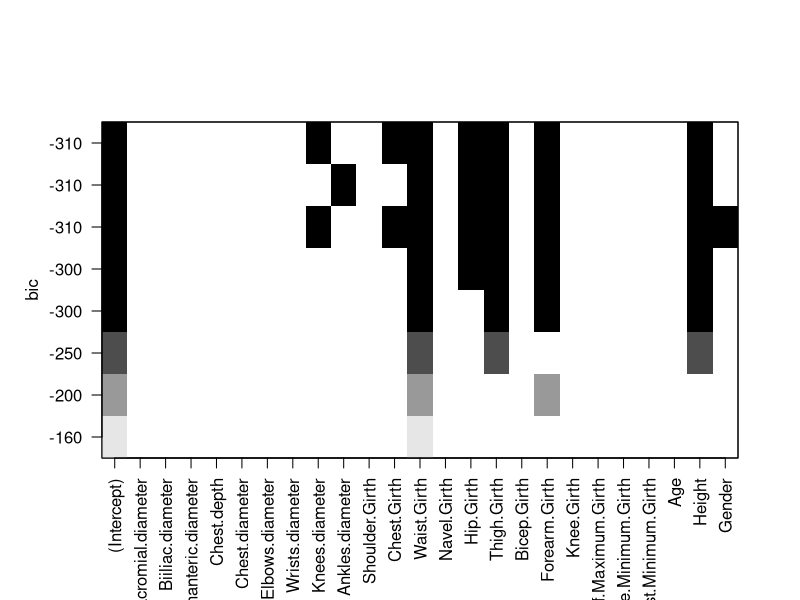

R code for this plot: (Note: this script raises an error after producing the figure.)
## ---- chunk 1
library(ggpubr)
library(dplyr)
library(leaps)
library(caret)
library(pROC)
library(psych)
library(car)
library(ggplot2)
set.seed(22594)

datos = read.csv2("EP09 Datos.csv")
datos_filtrados = datos %>% mutate(IMC = Weight / ((Height/100) ^2)) %>% mutate(EN = ifelse(IMC < 23.2, 0, 1))

datos_Sobrepeso = datos_filtrados %>% filter(EN == 1) %>% sample_n(50)
datos_SinSobrepeso = datos_filtrados %>% filter(EN == 0) %>% sample_n(50)

datos = rbind(datos_Sobrepeso, datos_SinSobrepeso)
datos = datos %>% select(-c(EN, IMC))
## ---- chunk 2
combinaciones = regsubsets(Weight ~ ., datos, nvmax = 8, method = "exhaustive")
plot(combinaciones)

comb_summary = summary(combinaciones)
i_min_bic = which.min(comb_summary[["bic"]])
i_max_r2a = which.min(comb_summary[["adjr2"]])
mejor_comb_bic = comb_summary[["which"]][i_min_bic,]
mejor_comb_r2a = comb_summary[["which"]][i_max_r2a,]

comb_mejor_bic = names(mejor_comb_bic[mejor_comb_bic == TRUE])
comb_mejor_bic
## ---- chunk 3
mejores_predictores = comb_mejor_bic[-1]
formula_mejor = as.formula(paste("Weight ~", paste(mejores_predictores, collapse = " + ")))

modelo_tr = train(formula_mejor, data = datos, method = "lm", trControl = trainControl(method = "boot", number = 1000))

modelo_tr_final = modelo_tr[["finalModel"]]
print(modelo_tr_final)
summary(modelo_tr_final)
## ---- chunk 4
print(vif(modelo_tr_final))
modelo_tr_final = update(modelo_tr_final, Weight ~ . - Chest.Girth - Waist.Girth - Hip.Girth - Forearm.Girth, data = datos)
vif(modelo_tr_final)
## ---- chunk 5
residualPlots(modelo_tr_final, linear = TRUE)
## ---- chunk 6
marginalModelPlots(modelo_tr_final, sd = TRUE, fitted = FALSE)
## ---- chunk 7
influencia = influencePlot(modelo_tr_final,id = list(n=3))

print(influencia)

cat("[", round(qt(0.05/2, nrow(datos) - length(predictors(modelo_tr_final)) - 2), 3), ", ", sep = "")
cat(round(qt(1-0.05/2, nrow(datos) - length(predictors(modelo_tr_final)) - 2), 3), "]\n", sep = "")

cat("Límite del apalancamiento:", round(2 * mean(hatvalues(modelo_tr_final)), 3), "\n")
cat("Límite de la distancia de Cook:", round(3 * mean(cooks.distance(modelo_tr_final)), 3), "\n")
## ---- chunk 8
ids_influencia <- as.integer(rownames(influencia))
funcion_comparar <- function(s) {
  mat <- eval(bquote(compareCoefs(modelo_tr_final, update(modelo_tr_final, subset = -.(s)), print = FALSE)))
  rownames(mat) <- paste(rownames(mat), "sin caso", s)
  invisible(mat)
}
lista_comparar <- lapply(ids_influencia, funcion_comparar)
modelo_comparar <- do.call(rbind, lista_comparar)

# Agregamos el cambio porcentual y encontramos el 25% superior
coeficientes_cambio <- abs((modelo_comparar[, 1]-modelo_comparar[, 3])/modelo_comparar[, 1]) * 100
modelo_comparar <- cbind(modelo_comparar, Cambio = coeficientes_cambio)
coeficientes_cambio_umb <- quantile(coeficientes_cambio, 0.75)

cat("Observaciones que generan cambios importantes de los coeficientes del modelo de RLM 1:\n")
printCoefmat(modelo_comparar[coeficientes_cambio >= coeficientes_cambio_umb, ])
## ---- chunk 9
datos = datos[-c(1, 8, 47, 58),]
modelo_tr_final = train(formula_mejor, data = datos, method = "lm", trControl = trainControl(method = "boot", number = 1000))
print(summary(modelo_tr_final))
## ---- chunk 10
final = modelo_tr_final[["finalModel"]]
durbinWatsonTest(final)
## ---- chunk 11
error_df = data.frame(RMSE = modelo_tr_final[["resample"]][["RMSE"]])
histograma <- gghistogram(error_df, x = "RMSE", bins = 30)
print(histograma)
print(modelo_tr_final[["results"]])
print(describe(error_df, trim = 0, skew = FALSE, IQR = TRUE), digits = 3)
## ---- chunk 12


set.seed(22594)

datos = read.csv2("EP09 Datos.csv")
datos_filtrados = datos %>% 
  mutate(IMC = Weight / ((Height/100) ^2)) %>% 
  mutate(EN = ifelse(IMC < 23.2, 0, 1))

datos_Sobrepeso = datos_filtrados %>% filter(EN == 1) %>% sample_n(50)
datos_SinSobrepeso = datos_filtrados %>% filter(EN == 0) %>% sample_n(50)

datos = rbind(datos_Sobrepeso, datos_SinSobrepeso)
datos = datos %>% select(-c(Weight, Height, EN))

control_rfe <- rfeControl(functions = lmFuncs, 
                          method = "repeatedcv", 
                          number = 5, 
                          repeats = 5, 
                          verbose = FALSE)

modelo_rfe <- rfe(x = datos %>% select(-IMC), y = datos$IMC, sizes = 10:20, rfeControl = control_rfe, metric = "Rsquared")

modelo_final_2 <- modelo_rfe[["fit"]]

graficoRFE <- ggplot(modelo_rfe) + theme_pubr()
print(graficoRFE)

print(summary(modelo_final_2))


## ---- chunk 13
cat("Factores de inflación de la varianza:\n")
print(vif(modelo_final_2))
cat("\n")
cat("Valores de tolerancia:\n")
print(1 / vif(modelo_final_2))
## ---- chunk 14
mejores_predictores <- predictors(modelo_rfe)
mejores_predictores <- mejores_predictores[mejores_predictores != "Forearm.Girth"]

nueva_formula <- as.formula(paste("IMC ~", paste(mejores_predictores, collapse = " + ")))

modelo_final_2_tr <- train(nueva_formula, data = datos, method = "lm", trControl = trainControl(method = "repeatedcv", number = 5, repeats = 5))

modelo_final_2 <- modelo_final_2_tr[["finalModel"]]

cat("Nuevos factores de inflación de la varianza:\n")
print(vif(modelo_final_2))
cat("\n")
cat("Nuevos valores de tolerancia:\n")
print(1 / vif(modelo_final_2))

mejores_predictores <- predictors(modelo_final_2)
mejores_predictores <- mejores_predictores[mejores_predictores != "Wrist.Minimum.Girth"]

nueva_formula <- as.formula(paste("IMC ~", paste(mejores_predictores, collapse = " + ")))

modelo_final_2_tr <- train(nueva_formula, data = datos, method = "lm", trControl = trainControl(method = "repeatedcv", number = 5, repeats = 5))

modelo_final_2 <- modelo_final_2_tr[["finalModel"]]

cat("Nuevos factores de inflación de la varianza:\n")
print(vif(modelo_final_2))
cat("\n")
cat("Nuevos valores de tolerancia:\n")
print(1 / vif(modelo_final_2))

mejores_predictores <- predictors(modelo_final_2)
mejores_predictores <- mejores_predictores[mejores_predictores != "Gender"]

nueva_formula <- as.formula(paste("IMC ~", paste(mejores_predictores, collapse = " + ")))

modelo_final_2_tr <- train(nueva_formula, data = datos, method = "lm", trControl = trainControl(method = "repeatedcv", number = 5, repeats = 5))

modelo_final_2 <- modelo_final_2_tr[["finalModel"]]

cat("Nuevos factores de inflación de la varianza:\n")
print(vif(modelo_final_2))
cat("\n")
cat("Nuevos valores de tolerancia:\n")
print(1 / vif(modelo_final_2))

mejores_predictores <- predictors(modelo_final_2)
mejores_predictores <- mejores_predictores[mejores_predictores != "Elbows.diameter"]

nueva_formula <- as.formula(paste("IMC ~", paste(mejores_predictores, collapse = " + ")))

modelo_final_2_tr <- train(nueva_formula, data = datos, method = "lm", trControl = trainControl(method = "repeatedcv", number = 5, repeats = 5))

modelo_final_2 <- modelo_final_2_tr[["finalModel"]]

cat("Nuevos factores de inflación de la varianza:\n")
print(vif(modelo_final_2))
cat("\n")
cat("Nuevos valores de tolerancia:\n")
print(1 / vif(modelo_final_2))

mejores_predictores <- predictors(modelo_final_2)
mejores_predictores <- mejores_predictores[mejores_predictores != "Knee.Girth"]

nueva_formula <- as.formula(paste("IMC ~", paste(mejores_predictores, collapse = " + ")))

modelo_final_2_tr <- train(nueva_formula, data = datos, method = "lm", trControl = trainControl(method = "repeatedcv", number = 5, repeats = 5))

modelo_final_2 <- modelo_final_2_tr[["finalModel"]]

cat("Nuevos factores de inflación de la varianza:\n")
print(vif(modelo_final_2))
cat("\n")
cat("Nuevos valores de tolerancia:\n")
print(1 / vif(modelo_final_2))

mejores_predictores <- predictors(modelo_final_2)
mejores_predictores <- mejores_predictores[mejores_predictores != "Wrists.diameter"]

nueva_formula <- as.formula(paste("IMC ~", paste(mejores_predictores, collapse = " + ")))

modelo_final_2_tr <- train(nueva_formula, data = datos, method = "lm", trControl = trainControl(method = "repeatedcv", number = 5, repeats = 5))

modelo_final_2 <- modelo_final_2_tr[["finalModel"]]

cat("Nuevos factores de inflación de la varianza:\n")
print(vif(modelo_final_2))
cat("\n")
cat("Nuevos valores de tolerancia:\n")
print(1 / vif(modelo_final_2))

## ---- chunk 15
datos_frame <- as.data.frame(datos)
modelo_final_2_equiv <- lm(nueva_formula, datos_frame)

residualPlots(modelo_final_2_equiv, linear = TRUE, ask = FALSE)


## ---- chunk 16
marginalModelPlots(modelo_final_2_equiv, sd = TRUE, fitted = FALSE, ask= FALSE)
## ---- chunk 17
influencia <- influencePlot(modelo_final_2_equiv, id = list(n = 3))
print(influencia)
cat("Rango para 95% de los residuos studentizados: ")
cat("[", round(qt(0.05/2, nrow(datos_frame) - length(predictors(modelo_final_2)) - 2), 3), ", ", sep = "")
cat(round(qt(1-0.05/2, nrow(datos_frame) - length(predictors(modelo_final_2)) - 2), 3), "]\n", sep = "")
cat("Límite del apalancamiento:", round(2 * mean(hatvalues(modelo_final_2)), 3), "\n")
cat("Límite de la distancia de Cook:", round(3 * mean(cooks.distance(modelo_final_2)), 3), "\n")
## ---- chunk 18
ids_influencia <- as.integer(rownames(influencia))
funcion_comparar <- function(s) {
  mat <- eval(bquote(compareCoefs(modelo_final_2_equiv, update(modelo_final_2_equiv, subset = -.(s)), print = FALSE)))
  rownames(mat) <- paste(rownames(mat), "sin caso", s)
  invisible(mat)
}
lista_comparar <- lapply(ids_influencia, funcion_comparar)
modelo_comparar <- do.call(rbind, lista_comparar)

coeficientes_cambio <- abs((modelo_comparar[, 1]-modelo_comparar[, 3])/modelo_comparar[, 1]) * 100
modelo_comparar <- cbind(modelo_comparar, Cambio = coeficientes_cambio)
coeficientes_cambio_umb <- quantile(coeficientes_cambio, 0.75)

cat("Observaciones que generan cambios importantes de los coeficientes del modelo de RLM 1:\n")
printCoefmat(modelo_comparar[coeficientes_cambio >= coeficientes_cambio_umb, ])
## ---- chunk 19
print(durbinWatsonTest(modelo_final_2))
## ---- chunk 20
modelo_2_error <- data.frame(RMSE = modelo_final_2_tr[["resample"]][["RMSE"]])
histograma <- gghistogram(modelo_2_error, x = "RMSE", bins = 5)

print(histograma)
print(modelo_final_2_tr[["results"]])
print(describe(modelo_2_error, trim = 0, skew = FALSE, IQR = TRUE), digits = 3)
## ---- chunk 21

set.seed(22594)
datos <- read.csv2("EP09 Datos.csv")
datos_filtrados <- datos %>%
  mutate(IMC = Weight / ((Height / 100)^2)) %>%
  mutate(EN = ifelse(IMC < 23.2, 0, 1))

datos_filtrados$EN <- as.factor(datos_filtrados$EN)


datos_Sobrepeso <- datos_filtrados %>% filter(EN == 1) %>% sample_n(50)
datos_SinSobrepeso <- datos_filtrados %>% filter(EN == 0) %>% sample_n(50)

datos <- rbind(datos_Sobrepeso, datos_SinSobrepeso)

datos_modelo_3 <- datos %>%
  select(-Weight, -Height, -IMC)

respuesta_binaria <- "EN"
formula_modelo_3 <- formula(paste(respuesta_binaria, ".", sep = " ~ "))

lrFuncs[["summary"]] <- twoClassSummary
modelo_rfe_control <- rfeControl(
  functions = lrFuncs,
  method = "LOOCV",
  saveDetails = TRUE,
  returnResamp = "all",
  verbose = FALSE
)

modelo_tr_rfe <- trainControl(
  method = "none",
  classProbs = TRUE,
  summaryFunction = twoClassSummary
)


modelo_rfe <- suppressWarnings(
  rfe(
    formula_modelo_3,
    data = datos_modelo_3,
    sizes = 2:6,  
    metric = "ROC",
    rfeControl = modelo_rfe_control,
    trControl = modelo_tr_rfe
  )
)

modelo_final_3 <- modelo_rfe[["fit"]]
cat("Modelo de modelo_final_3 obtenido con RFE:\n")
print(summary(modelo_final_3))


## ---- chunk 22
graficoRFE <- ggplot(modelo_rfe) + theme_pubr()
print(graficoRFE)
## ---- chunk 23
cat("Factores de inflación de la varianza:\n")
print(vif(modelo_final_3))
cat("\n")
cat("Valores de tolerancia:\n")
print(1 / vif(modelo_final_3))
## ---- chunk 24
predictores <- predictors(modelo_rfe)
nueva_formula <- as.formula(paste("EN ~", paste(predictores, collapse = " + ")))

modelo_final_3_equiv <- glm(nueva_formula, datos_modelo_3, family = binomial)
nueva_formula_nulo <- as.formula("EN ~ 1")

modelo_nulo <- glm(nueva_formula_nulo, datos_modelo_3, family = binomial)

print(summary(modelo_final_3_equiv))

print(anova(modelo_nulo, modelo_final_3_equiv, test = "Chisq"))
## ---- chunk 25
residualPlots(modelo_final_3_equiv, linear = TRUE, ask = FALSE)
## ---- chunk 26
marginalModelPlots(modelo_final_3_equiv,fitted = TRUE, sd = TRUE)

## ---- chunk 27
influencia <- influencePlot(modelo_final_3_equiv, id = list(n = 3))
## ---- chunk 28
print(influencia)
cat("Rango para 95% de los residuos studentizados: ")
cat("[", round(qt(0.05 / 2, nrow(datos_modelo_3) - length(predictors(modelo_final_3_equiv)) - 2), 3), ", ", sep = "")
cat(round(qt(1 - 0.05 / 2, nrow(datos_modelo_3) - length(predictors(modelo_final_3_equiv)) - 2), 3), "]\n", sep = "")
cat("Límite del apalancamiento:", round(2 * mean(hatvalues(modelo_final_3_equiv)), 3), "\n")
cat("Límite de la distancia de Cook:", round(3 * mean(cooks.distance(modelo_final_3_equiv)), 3), "\n")
## ---- chunk 29
ids_influencia <- as.integer(rownames(influencia))
funcion_comparar <- function(s) {
  mat <- eval(bquote(compareCoefs(modelo_final_3_equiv, update(modelo_final_3_equiv, subset = -.(s)), print = FALSE)))
  rownames(mat) <- paste(rownames(mat), "sin caso", s)
  invisible(mat)
}
lista_comparar <- lapply(ids_influencia, funcion_comparar)
modelo_comparar <- do.call(rbind, lista_comparar)

coeficientes_cambio <- abs((modelo_comparar[, 1]-modelo_comparar[, 3])/modelo_comparar[, 1]) * 100
modelo_comparar <- cbind(modelo_comparar, Cambio = coeficientes_cambio)
coeficientes_cambio_umb <- quantile(coeficientes_cambio, 0.75)

cat("Observaciones que generan cambios importantes de los coeficientes del modelo de RLM 1:\n")
printCoefmat(modelo_comparar[coeficientes_cambio >= coeficientes_cambio_umb, ])
## ---- chunk 30
datos_modelo_3 <- datos_modelo_3[-ids_influencia, ]
modelo_final_3_equiv <- glm(nueva_formula, datos_modelo_3, family = binomial)
influencia <- influencePlot(modelo_final_3_equiv, id = list(n = 3))
print(influencia)
## ---- chunk 31
print(durbinWatsonTest(modelo_final_3_equiv))
## ---- chunk 32
print(modelo_rfe$results)


predicciones <- predict(modelo_final_3_equiv, newdata = datos_modelo_3, type = "response")
predicciones_clase <- ifelse(predicciones > 0.5, 1, 0)
modelo_final_3_mat_conf <- confusionMatrix(as.factor(predicciones_clase), datos_modelo_3$EN)
cat("Matriz de confusión del modelo de modelo_final_3:\n")
print(modelo_final_3_mat_conf)

# Curva ROC
library(pROC)
modelo_final_3_roc <- roc(datos_modelo_3$EN, as.numeric(predicciones), 
                   direction = "<", levels = c("0", "1"))
plot(modelo_final_3_roc, print.auc = TRUE)
